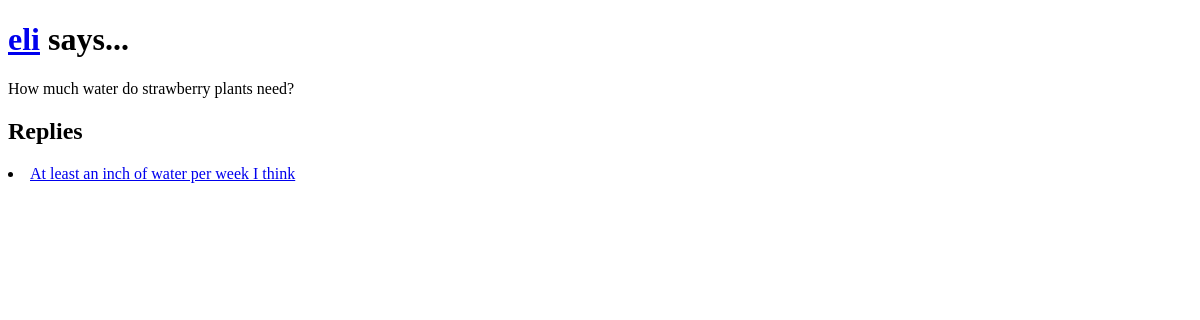
The page /post/0/ on the database as committed earlier.
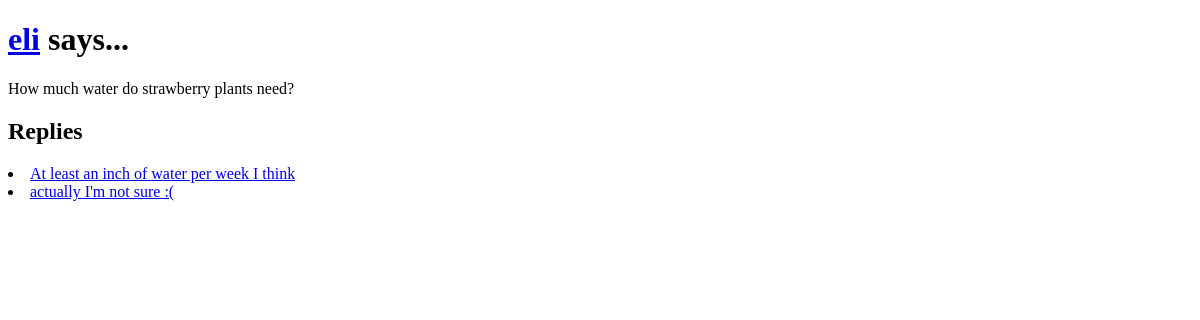
The same page on the database as committed later.
### plants/models.py (models this page shows, shortened)
class Post(models.Model):
	post_content = models.CharField(max_length=1000) # in case there is a lot of explaining to do :)
	post_plant = models.ForeignKey(Plant, on_delete=models.CASCADE, null=True, blank=True, default=None) # when the plant is deleted (shouldn't happen), remove posts
	author = models.ForeignKey(User, on_delete=models.CASCADE) # had to add null possibility?
	pub_date = models.DateTimeField('date published')
	post_parent = models.ForeignKey('self', on_delete=models.CASCADE, null=True, blank=True, default=None) # post deletes if the parent post deletes
	helpful = models.IntegerField(default=0) # for people who think the most is helpful (basically a 'like')
	also_questioning = models.IntegerField(default=0) # a 'like' to indicate that other people have the same issue

### plants/views.py (the view)
# urls.py: path('post/<str:post_id>/', views.post, name='postcontent') # why not int?
def post(request, post_id):
	post_objects = Post.objects.order_by('id')
	template = loader.get_template('post.html')
	context = {
		'post': post_objects[int(post_id)],
		'post_replies': post_objects.filter(post_parent = post_objects[int(post_id)])
	}
	return HttpResponse(template.render(context, request))

### plants/templates/post.html (shortened to what this page needs)
<!DOCTYPE html>
<html>
	<head>
	</head>
	<body>
		<h1> <a href="/user/{{ post.author }}">{{ post.author }}</a> says... </h1>
		<p> {{ post.post_content }} </p>
		<h2> Replies </h2>
		{% for reply in post_replies %}
        	<li><a href="/post/{{ reply.id|add:'-1'}}/">{{ reply.post_content }}</a></li>
    	{% endfor %}
	</body>
</html>

Rows that differ between the two databases and show on the page:
added Post: post_content "actually I'm not sure :("
